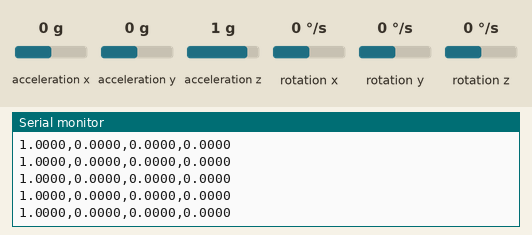
Simulated run of this sketch. Board: ESP32. Parts: the last lines printed to the serial monitor. Inputs (shaded band) come from the test bench; at power-on: acceleration x 0 g, acceleration y 0 g, acceleration z 1 g, rotation z 0 °/s, rotation x 0 °/s, rotation y 0 °/s.

Above: at 1.7 s.
1.8 s: acceleration x set to -1.4 g
At 2.3 s:
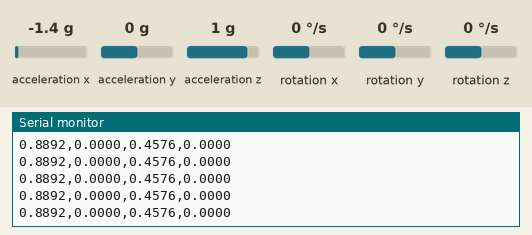
3.3 s: acceleration y set to -1.4 g
At 4.1 s:
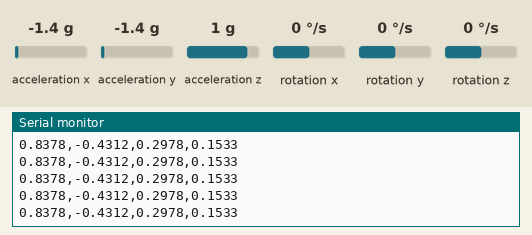
4.8 s: acceleration z set to -1.4 g
At 5.6 s:
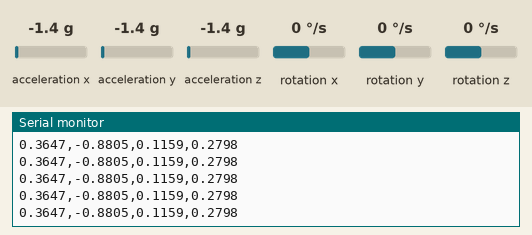
6.3 s: rotation z set to -192 °/s
At 6.8 s:
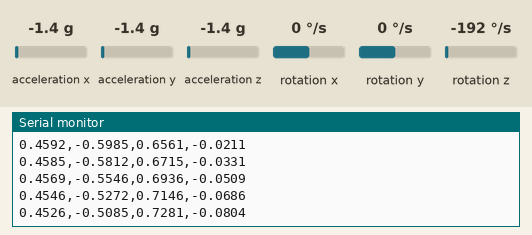
Timing chart, 0 to 8.8 s (numbered marks = the images above; inputs shaded):
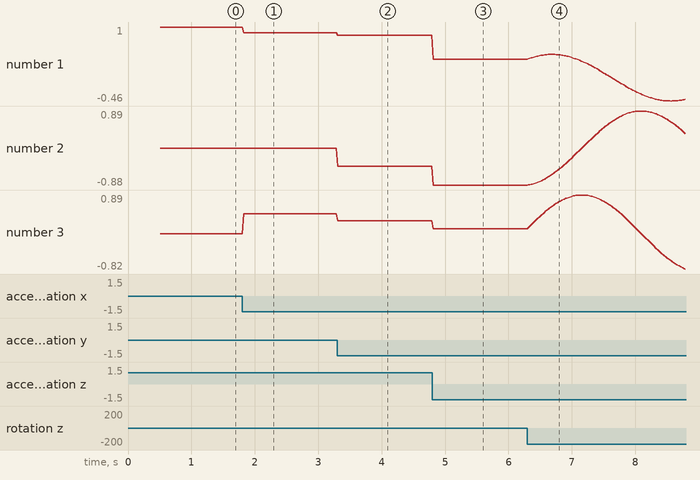

The sketch:

ArduinoFw.ino
```cpp
#include "Wire.h"
#include "I2Cdev.h"
#include "MPU6050_6Axis_MotionApps20.h"

#define RADIANS_TO_DEGREES  57.2958


MPU6050 palm;

Quaternion q ;

uint8_t mpuIntStatus;   // holds actual interrupt status byte from MPU
uint8_t devStatus;      // return status after each device operation (0 = success, !0 = error)
uint16_t packetSize = 42;  // expected DMP packet size (default is 42 bytes)
uint16_t fifoCount ;     // count of all bytes currently in FIFO
uint8_t fifoBuffer [64]; // FIFO storage buffer

void setup()
{
  Wire.begin(32, 33);
  Serial.begin(115200);
  while (!Serial);

  palm.initialize();
  devStatus = palm.dmpInitialize();
  if (devStatus == 0)
  {
    Serial.println(F("Enabling palm..."));
    palm.setDMPEnabled(true);
    //packetSize = palm.dmpGetFIFOPacketSize();
  }
  else
  {
    // ERROR!
    // 1 = initial memory load failed
    // 2 = DMP configuration updates failed
    // (if it's going to break, usually the code will be 1)
    Serial.print(F("DMP Initialization failed (code "));
    Serial.print(devStatus);
    Serial.println(F(")"));
  }


}

long timer;
void loop()
{
  mpuIntStatus = palm.getIntStatus();
  if ((mpuIntStatus & 0x10) || fifoCount == 16)
  {
    palm.resetFIFO();
    //Serial.println(F("FIFO overflow!"));
  }
  else if (mpuIntStatus & 0x02)
  {
    do {
      fifoCount = palm.getFIFOCount();
    }
    while (fifoCount < packetSize) ;
    palm.getFIFOBytes(fifoBuffer, packetSize);
    fifoCount -= packetSize;

    palm.dmpGetQuaternion(&q, fifoBuffer);
  }

  if (millis() - timer > 15)
  {
    Serial.print(q.w, 4);
    Serial.print(",");
    Serial.print(q.x, 4);
    Serial.print(",");
    Serial.print(q.y, 4);
    Serial.print(",");
    Serial.println(q.z, 4);
    timer = millis();
  }
}
```

Measured:
- after the input at 1.8 s, the serial monitor: prints a new line at once (image 1)
- after the input at 3.3 s, the serial monitor: prints a new line at once (image 2)
- after the input at 4.8 s, the serial monitor: prints a new line at once (image 3)
- after the input at 6.3 s, the serial monitor: prints a new line at once (image 4)
- plotted number 1: 1 → 0.89 after the input at 1.8 s, 0.89 → 0.84 after the input at 3.3 s, 0.84 → 0.36 after the input at 4.8 s, 0.36 → -0.43 after the input at 6.3 s
- plotted number 2: 0 → -0.43 after the input at 3.3 s, -0.43 → -0.88 after the input at 4.8 s, -0.88 → 0.35 after the input at 6.3 s
- plotted number 3: 0 → 0.46 after the input at 1.8 s, 0.46 → 0.3 after the input at 3.3 s, 0.3 → 0.12 after the input at 4.8 s, 0.12 → -0.82 after the input at 6.3 s
